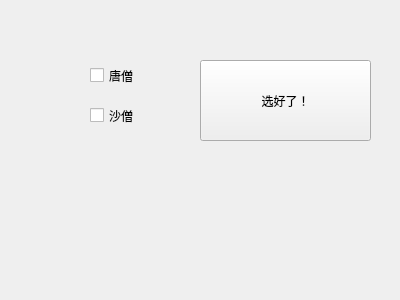
<?xml version="1.0" encoding="UTF-8"?>
<ui version="4.0">
 <class>RoleSelect</class>
 <widget class="QWidget" name="RoleSelect">
  <property name="geometry">
   <rect>
    <x>0</x>
    <y>0</y>
    <width>400</width>
    <height>300</height>
   </rect>
  </property>
  <property name="windowTitle">
   <string>角色选择</string>
  </property>
  <widget class="QPushButton" name="pushButton">
   <property name="geometry">
    <rect>
     <x>200</x>
     <y>60</y>
     <width>171</width>
     <height>81</height>
    </rect>
   </property>
   <property name="text">
    <string>选好了！</string>
   </property>
  </widget>
  <widget class="QCheckBox" name="tangCheckBox">
   <property name="geometry">
    <rect>
     <x>90</x>
     <y>60</y>
     <width>171</width>
     <height>31</height>
    </rect>
   </property>
   <property name="text">
    <string>唐僧</string>
   </property>
  </widget>
  <widget class="QCheckBox" name="shaCheckBox">
   <property name="geometry">
    <rect>
     <x>90</x>
     <y>100</y>
     <width>171</width>
     <height>31</height>
    </rect>
   </property>
   <property name="text">
    <string>沙僧</string>
   </property>
  </widget>
 </widget>
 <resources/>
 <connections/>
</ui>
